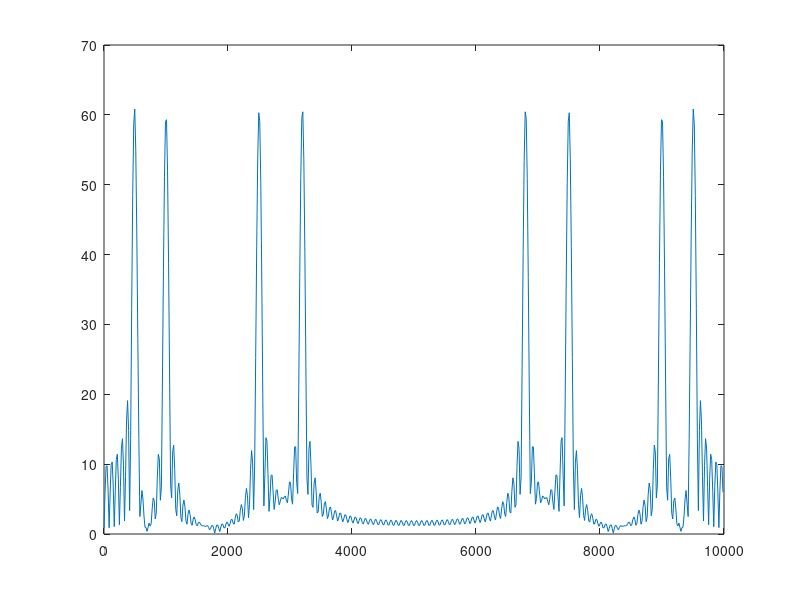
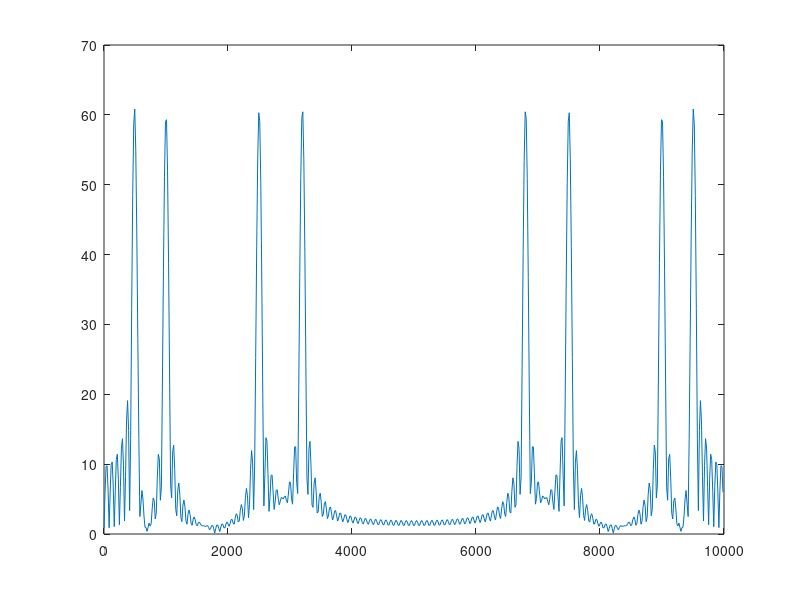

Write MATLAB code to recreate these figures, in order.
clc;
fsamp=10000;
f1=1000;
f2=2500;
f3=3200;
f4=500;

f=[f1 f2 f3 f4]

tmax=2*1/f4;

t=0:1/fsamp:3*tmax;
x1=sin(2*pi*f1*t);
x2=sin(2*pi*f2*t);
x3=sin(2*pi*f3*t);
x4=sin(2*pi*f4*t);

x=x1+x2+x3+x4;
N=length(x);


Xk=fft(x,5*N);

M=length(Xk);
k = 0:M-1;
freq=fsamp*k/M;
figure(1)
plot(freq,abs(Xk))

signl=[];
for t=0:1/fsamp:3*tmax;
    sig=0;
    for i=1:4
        sig=sig + sin(2*pi*f(i)*t);
    end
    signl=[signl,sig]
end

N1=length(signl);


Xk1=fft(signl,5*N1);

M1=length(Xk1);
k1 = 0:M1-1;
freq1=fsamp*k1/M1;
figure(2)
plot(freq1,abs(Xk1))

